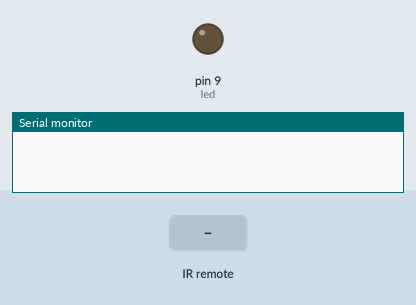
A sketch run on a simulated Arduino Uno, built with avr-gcc and run on an emulated ATmega328P. On the bench: output pins drawn as LEDs (lit = HIGH), the last lines printed to the serial monitor. The inputs (shaded band) are chosen by the test bench.

Above: at 1.2 s.
1.3 s: infrared code 0xA90 received
At 2.2 s:
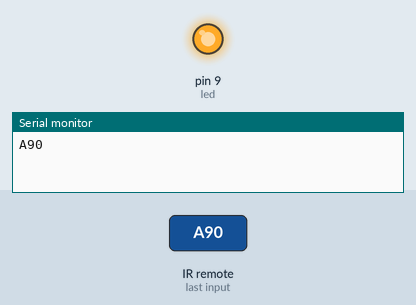
2.8 s: infrared code 0xA93 received
At 3.4 s:
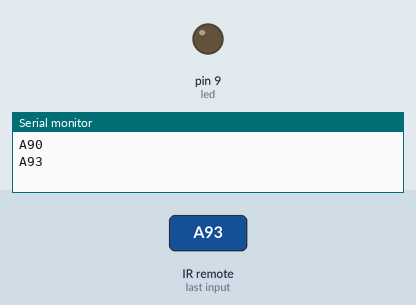
Timing chart, 0 to 5.8 s (numbered marks = the images above; inputs shaded):
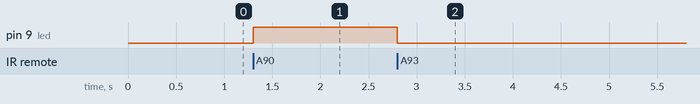

Measured:
- after the input at 1.3 s, pin 9 (led): LOW → HIGH at once
- after the input at 2.8 s, pin 9 (led): HIGH → LOW at once

The sketch:

Table_lamp.ino
```cpp
#include <IRremote.h>              // IR remote library
int led=9;
int RECV_PIN = 11;                 // Receiver pin

IRrecv irrecv(RECV_PIN);

decode_results results;


void setup()
{
  pinMode(9,OUTPUT);
  Serial.begin(9600);
  irrecv.enableIRIn();             // Start the receiver
}

void loop() {
  if (irrecv.decode(&results))
  {
    Serial.println(results.value, HEX);
    if(results.value==2707)
    {
      digitalWrite(led,LOW);      //switch light off
    }
    else if(results.value==2704)
    {
      digitalWrite(led,HIGH);     //switch light on
    }
      irrecv.resume();            //Receive the next value
  }
}
```
